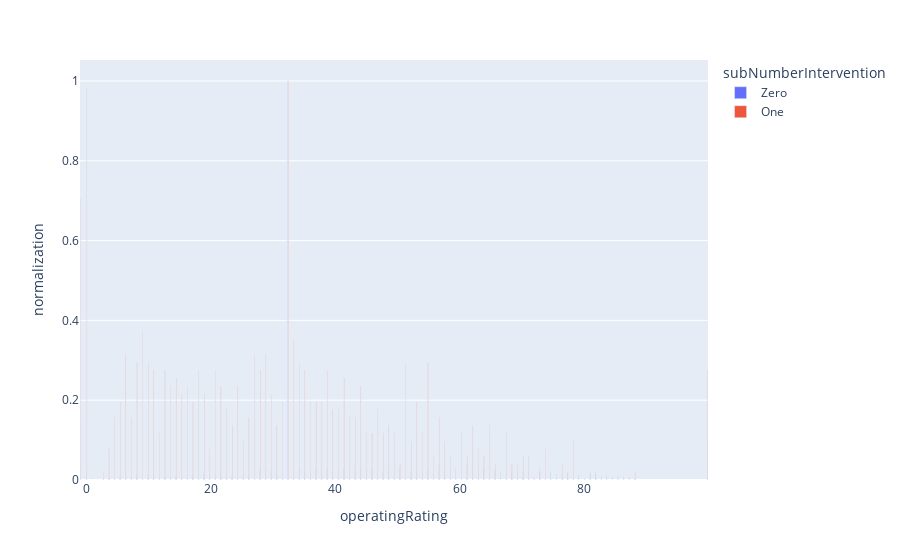

Notebook code for this chart:
### Code cell
#Importing required libraries
import pandas as pd
import plotly.express as px

import warnings
warnings.filterwarnings('ignore')

#Reading the data
df = pd.read_csv('nebraska_deep.csv')

#Removing the duplicates
df.drop_duplicates(subset=['structureNumber'], keep='last', inplace=True)

#Replcaing the int values to strings
df['subNumberIntervention']=df['subNumberIntervention'].replace([0.0,1.0,2.0,3.0], ['Zero','One','One', 'One'])

#Removing the outliers
df2 = df[df.yearBuilt >= 500]
df2 = df2[df2.yearBuilt != 1935]

#Subsetting and normalizing the dataframe 
df3=df2.groupby(['operatingRating','subNumberIntervention'])['operatingRating'].count().to_frame()
df3 = df3.rename({'operatingRating': 'count'}, axis=1)
df3=df3.reset_index()
df4 = df3[df3.subNumberIntervention != 'One']
df4['normalization']=(df4['count']-df4['count'].min()) / (df4['count'].max()-df4['count'].min())
df5=df3[df3.subNumberIntervention != 'Zero']
df5['normalization']=(df5['count']-df5['count'].min()) / (df5['count'].max()-df5['count'].min())
df6=df4.append(df5, ignore_index=True)


#Plotting
fig = px.bar(df6, x='operatingRating',y='normalization',color='subNumberIntervention',barmode="group" )
fig.show()

### Figure 1 — Plotly figure (JSON) as saved in the notebook; plotly's stock layout.template omitted (floating-point values rounded to 4 significant figures)
{"data": [{"alignmentgroup": "True", "hovertemplate": "subNumberIntervention=Zero<br>operatingRating=%{x}<br>normalization=%{y}<extra></extra>", "legendgroup": "Zero", "marker": {"color": "#636efa", "pattern": {"shape": ""}}, "name": "Zero", "offsetgroup": "Zero", "orientation": "v", "showlegend": true, "textposition": "auto", "type": "bar", "x": [-1, 0, 0.9, 1.8, 2, 2.7, 3.6, 4.5, 5.4, 6.3, 7.2, 7.5, 8.1, 9, 9.9, 10.8, 11.7, 12.6, 13.5, 14.4, 15.3, 16.2, 17.1, 18, 18.9, 19.8, 20.7, 21.6, 22, 22.5, 23.4, 24.3, 25.2, 26.1, 27, 27.9, 28.8, 29.7, 30.6, 31.4, 31.5, 31.7, 32.4, 33.3, 34.2, 35.1, 36, 36.9, 37.8, 38.7, 39.6, 40.5, 41.4, 42.3, 43.2, 43.5, 44.1, 45, 45.9, 46.8, 47.7, 48.6, 49.5, 50.4, 51.3, 52.2, 52.5, 53.1, 54, 54.4, 54.9, 55.8, 56.7, 57.6, 58.5, 58.9, 59.4, 60.3, 61.2, 62.1, 63, 63.9, 64.8, 65.7, 66.6, 67.5, 68.4, 69.3, 70.2, 71.1, 72, 72.9, 73.8, 74.7, 75.6, 76.5, 77.4, 78.3, 79.2, 80.1, 81, 81.9, 82.8, 83.7, 84.6, 85.5, 86.4, 86.5, 87.3, 88.2, 99.9], "xaxis": "x", "y": [0.1337, 0.03843, 0.0005651, 0.0002826, 0, 0.003673, 0.004238, 0.006499, 0.007064, 0.01159, 0.009325, 0, 0.01159, 0.01272, 0.01441, 0.01328, 0.01215, 0.01017, 0.01187, 0.01243, 0.00876, 0.013, 0.01159, 0.01582, 0.01498, 0.00989, 0.01582, 0.01752, 0, 0.01328, 0.01187, 0.01582, 0.01752, 0.01469, 0.02034, 0.02374, 0.0291, 0.02261, 0.01582, 0, 0.01639, 0, 1, 0.02317, 0.03108, 0.02345, 0.0243, 0.02769, 0.02882, 0.02939, 0.02091, 0.0325, 0.02967, 0.03391, 0.03419, 0, 0.02939, 0.02515, 0.0291, 0.02571, 0.02204, 0.02741, 0.01978, 0.02797, 0.02854, 0.02119, 0, 0.02345, 0.02543, 0, 0.02656, 0.01243, 0.04012, 0.02769, 0.03052, 0, 0.02854, 0.02458, 0.03673, 0.03645, 0.02797, 0.03221, 0.04012, 0.02402, 0.02006, 0.02261, 0.02006, 0.02147, 0.02232, 0.01639, 0.005934, 0.03052, 0.01554, 0.02119, 0.01526, 0.01328, 0.01752, 0.01554, 0.01159, 0.004238, 0.01441, 0.01441, 0.009607, 0.01102, 0.009042, 0.008194, 0.01017, 0, 0.006216, 0.003391, 0.1], "yaxis": "y"}, {"alignmentgroup": "True", "hovertemplate": "subNumberIntervention=One<br>operatingRating=%{x}<br>normalization=%{y}<extra></extra>", "legendgroup": "One", "marker": {"color": "#EF553B", "pattern": {"shape": ""}}, "name": "One", "offsetgroup": "One", "orientation": "v", "showlegend": true, "textposition": "auto", "type": "bar", "x": [-1, 0, 2.7, 3.6, 4.5, 5.4, 6.3, 7.2, 8.1, 9, 9.9, 10.8, 11.7, 12.6, 13.5, 14.4, 15.3, 16.2, 17.1, 18, 18.9, 19.8, 20.7, 21.6, 22.5, 23.4, 24.3, 25.2, 26.1, 27, 27.9, 28.8, 29.7, 30.6, 31.5, 32.4, 33.3, 34.2, 34.4, 35.1, 36, 36.9, 37.8, 38.7, 39.6, 40.5, 41.4, 42.3, 43.2, 44.1, 45, 45.9, 46.8, 47.7, 48.6, 49.5, 50.4, 51.3, 52.2, 52.4, 53.1, 54, 54.9, 55.8, 56.7, 57.6, 58.5, 59.4, 60.3, 61.2, 62.1, 63, 63.9, 64.8, 65.7, 66.6, 67.5, 68.4, 69.3, 70.2, 71.1, 72.9, 73.8, 75.6, 76.5, 77.4, 78.3, 81, 81.9, 85.5, 87.3, 88.2, 99.9], "xaxis": "x", "y": [0.7059, 0.9804, 0.01961, 0.07843, 0.1569, 0.1961, 0.3137, 0.1569, 0.2941, 0.3725, 0.2941, 0.2745, 0.1176, 0.2745, 0.2353, 0.2549, 0.2157, 0.2353, 0.1961, 0.2745, 0.2157, 0.07843, 0.2745, 0.2353, 0.1765, 0.1373, 0.2353, 0.09804, 0.1569, 0.3137, 0.2745, 0.3137, 0.2157, 0.1373, 0.1961, 1, 0.3529, 0.2941, 0, 0.2745, 0.1961, 0.1961, 0.1961, 0.2745, 0.1765, 0.1765, 0.2549, 0.1569, 0.1569, 0.2353, 0.1176, 0.1176, 0.1765, 0.1176, 0.1373, 0.1176, 0.03922, 0.2941, 0.09804, 0, 0.1961, 0.1176, 0.2941, 0.05882, 0.1569, 0.09804, 0.05882, 0, 0.1176, 0.05882, 0.1373, 0.07843, 0.05882, 0.1373, 0.03922, 0, 0.1176, 0.03922, 0.03922, 0.05882, 0.05882, 0.01961, 0.07843, 0, 0.03922, 0.01961, 0.09804, 0.01961, 0.01961, 0, 0, 0.01961, 0.2745], "yaxis": "y"}], "layout": {"barmode": "group", "legend": {"title": {"text": "subNumberIntervention"}, "tracegroupgap": 0}, "margin": {"t": 60}, "xaxis": {"anchor": "y", "domain": [0, 1], "title": {"text": "operatingRating"}}, "yaxis": {"anchor": "x", "domain": [0, 1], "title": {"text": "normalization"}}}}
